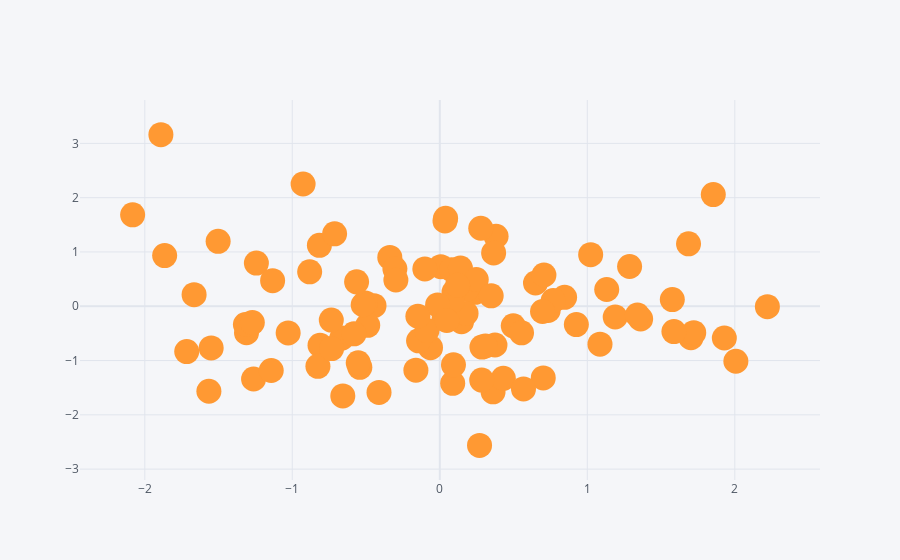

The notebook cell this image was saved under:
### Code cell
df.iplot(kind='scatter',x='A',y='B',mode='markers',size=25)
